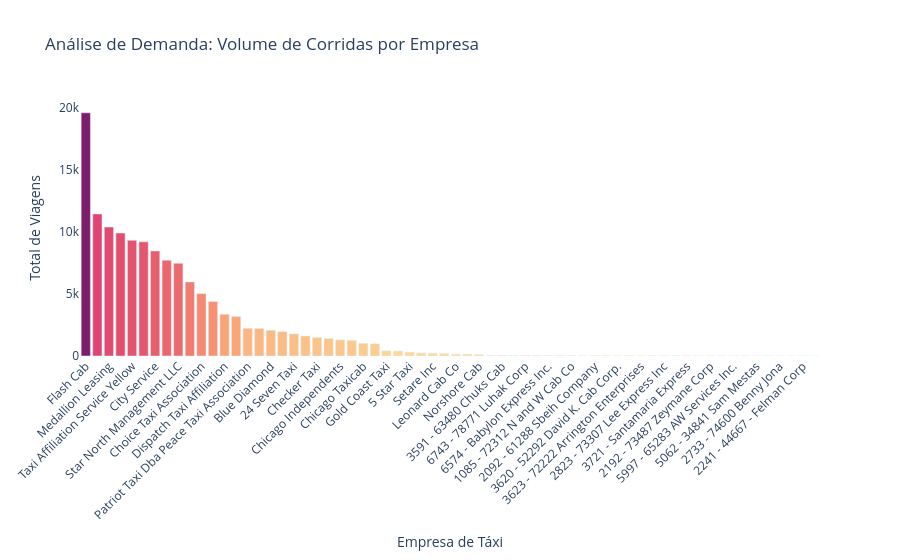

The cell this chart's notebook holds for it:
### Code cell
# Empresas de táxi e número de corridas:
fig1 = px.bar(
    data_frame = amount, 
    x='company_name', 
    y='trips_amount',
    title='Análise de Demanda: Volume de Corridas por Empresa',
    labels={
        'company_name': 'Empresa de Táxi', 
        'trips_amount': 'Total de Viagens'
    },
    color='trips_amount', 
    color_continuous_scale='Sunsetdark' 
)

# Ajustes adicionais
fig1.update_layout(
    xaxis_tickangle=-45,
    plot_bgcolor='rgba(0,0,0,0)',
    coloraxis_showscale=False      
)

fig1.show()

### Figure 1 — Plotly figure (JSON) as saved in the notebook; plotly's stock layout.template omitted (floating-point values rounded to 4 significant figures)
{"data": [{"hovertemplate": "Empresa de Táxi=%{x}<br>Total de Viagens=%{marker.color}<extra></extra>", "legendgroup": "", "marker": {"color": [19558, 11422, 10367, 9888, 9299, 9181, 8448, 7701, 7455, 5953, 5015, 4383, 3355, 3175, 2235, 2216, 2070, 1955, 1775, 1607, 1486, 1404, 1296, 1259, 1014, 978, 428, 402, 310, 250, 230, 210, 147, 146, 127, 39, 37, 36, 33, 33, 31, 29, 29, 29, 27, 25, 21, 21, 20, 16, 15, 15, 14, 14, 14, 13, 12, 11, 8, 7, 7, 5, 3, 2], "coloraxis": "coloraxis", "pattern": {"shape": ""}}, "name": "", "orientation": "v", "showlegend": false, "textposition": "auto", "type": "bar", "x": ["Flash Cab", "Taxi Affiliation Services", "Medallion Leasing", "Yellow Cab", "Taxi Affiliation Service Yellow", "Chicago Carriage Cab Corp", "City Service", "Sun Taxi", "Star North Management LLC", "Blue Ribbon Taxi Association Inc.", "Choice Taxi Association", "Globe Taxi", "Dispatch Taxi Affiliation", "Nova Taxi Affiliation Llc", "Patriot Taxi Dba Peace Taxi Association", "Checker Taxi Affiliation", "Blue Diamond", "Chicago Medallion Management", "24 Seven Taxi", "Chicago Medallion Leasing INC", "Checker Taxi", "American United", "Chicago Independents", "KOAM Taxi Association", "Chicago Taxicab", "Top Cab Affiliation", "Gold Coast Taxi", "Service Taxi Association", "5 Star Taxi", "303 Taxi", "Setare Inc", "American United Taxi Affiliation", "Leonard Cab Co", "Metro Jet Taxi A", "Norshore Cab", "6742 - 83735 Tasha Ride Inc", "3591 - 63480 Chuks Cab", "1469 - 64126 Omar Jada", "6743 - 78771 Luhak Corp", "0118 - 42111 Godfrey S. Awir", "6574 - Babylon Express Inc.", "Chicago Star Taxicab", "1085 - 72312 N and W Cab Co", "2809 - 95474 C & D Cab Co Inc.", "2092 - 61288 Sbeih Company", "3011 - 66308 JBL Cab Inc.", "3620 - 52292 David K. Cab Corp.", "4615 - 83503 Tyrone Henderson", "3623 - 72222 Arrington Enterprises", "5074 - 54002 Ahzmi Inc", "2823 - 73307 Lee Express Inc", "4623 - 27290 Jay Kim", "3721 - Santamaria Express", "5006 - 39261 Salifu Bawa", "2192 - 73487 Zeymane Corp", "6057 - 24657 Richard Addo", "5997 - 65283 AW Services Inc.", "Metro Group", "5062 - 34841 Sam Mestas", "4053 - 40193 Adwar H. Nikola", "2733 - 74600 Benny Jona", "5874 - 73628 Sergey Cab Corp.", "2241 - 44667 - Felman Corp", "3556 - 36214 RC Andrews Cab"], "xaxis": "x", "y": [19558, 11422, 10367, 9888, 9299, 9181, 8448, 7701, 7455, 5953, 5015, 4383, 3355, 3175, 2235, 2216, 2070, 1955, 1775, 1607, 1486, 1404, 1296, 1259, 1014, 978, 428, 402, 310, 250, 230, 210, 147, 146, 127, 39, 37, 36, 33, 33, 31, 29, 29, 29, 27, 25, 21, 21, 20, 16, 15, 15, 14, 14, 14, 13, 12, 11, 8, 7, 7, 5, 3, 2], "yaxis": "y"}], "layout": {"barmode": "relative", "coloraxis": {"colorbar": {"title": {"text": "Total de Viagens"}}, "colorscale": [[0, "rgb(252, 222, 156)"], [0.1667, "rgb(250, 164, 118)"], [0.3333, "rgb(240, 116, 110)"], [0.5, "rgb(227, 79, 111)"], [0.6667, "rgb(220, 57, 119)"], [0.8333, "rgb(185, 37, 122)"], [1, "rgb(124, 29, 111)"]], "showscale": false}, "legend": {"tracegroupgap": 0}, "plot_bgcolor": "rgba(0,0,0,0)", "title": {"text": "Análise de Demanda: Volume de Corridas por Empresa"}, "xaxis": {"anchor": "y", "domain": [0, 1], "tickangle": -45, "title": {"text": "Empresa de Táxi"}}, "yaxis": {"anchor": "x", "domain": [0, 1], "title": {"text": "Total de Viagens"}}}}
